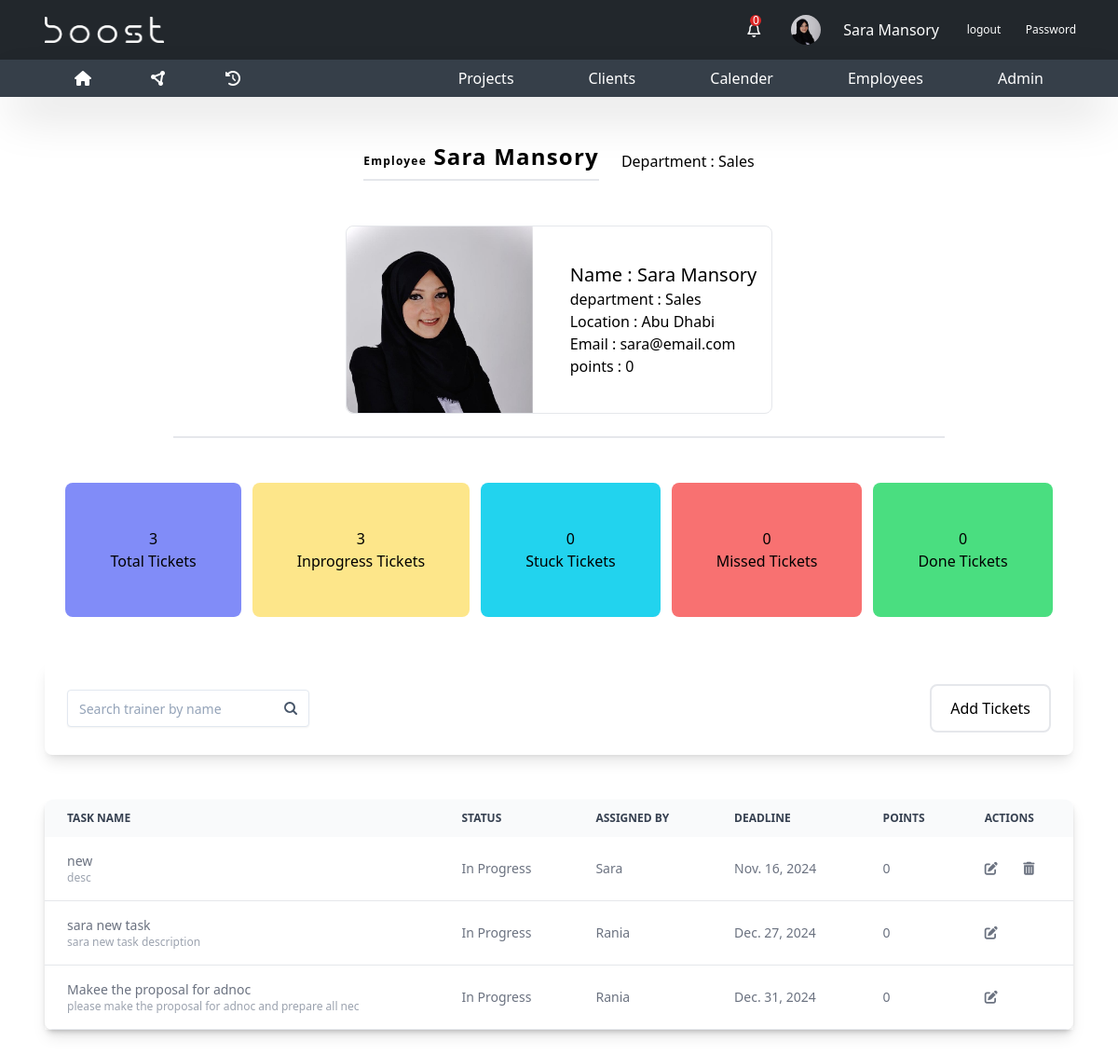
Page /tasks/ (signed in) on the earlier database version.
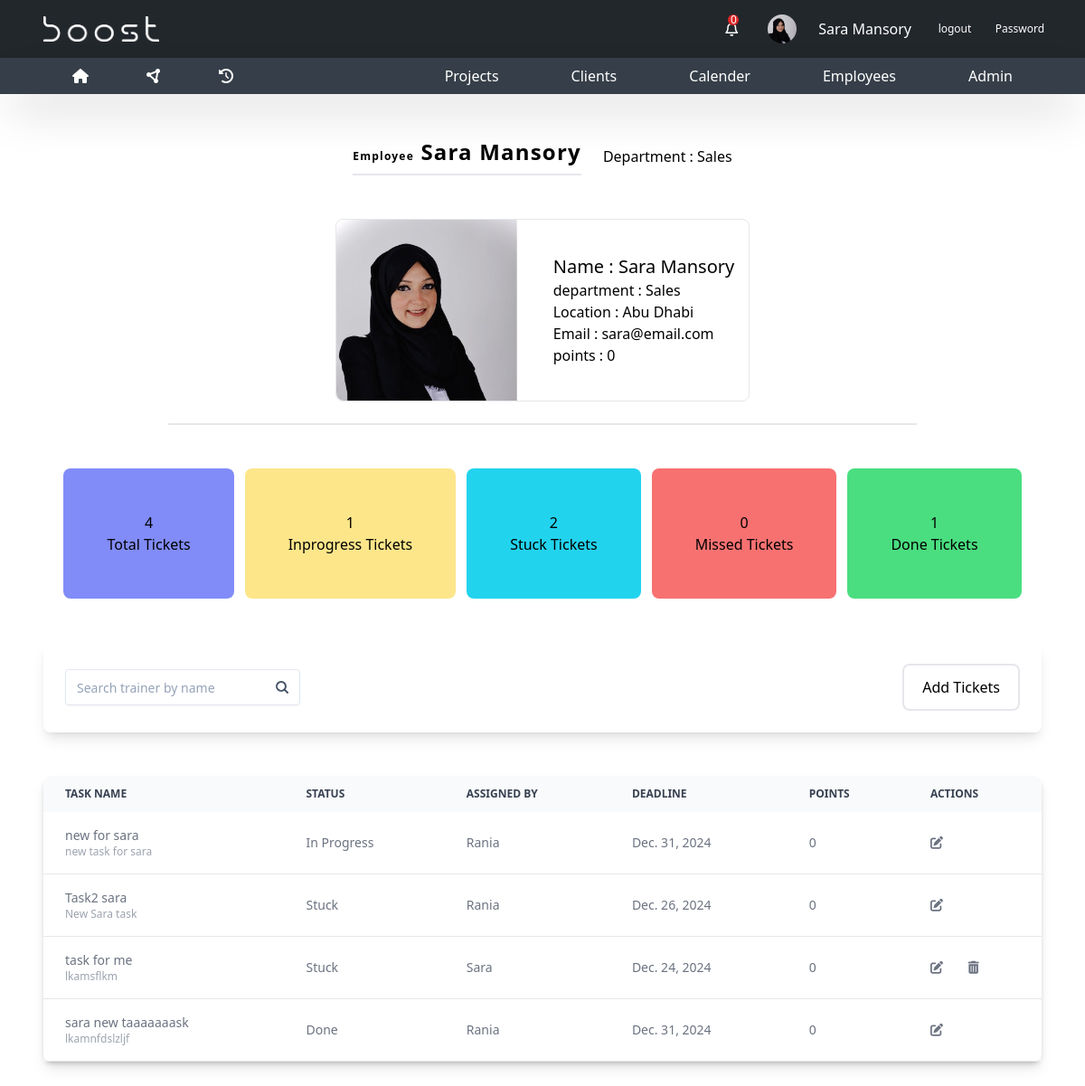
Same page on the later database version.
### base/models.py (models this page shows, shortened)
class Employee(models.Model):
    employee_id = models.AutoField(primary_key=True)
    firstname = models.CharField(max_length=255)
    lastname = models.CharField(max_length=255)
    email = models.EmailField()
    phone = models.CharField(max_length=20)
    department = models.ForeignKey(
        Department, on_delete=models.SET_NULL, null=True)
    manager_role = models.BooleanField(default=False)
    user = models.OneToOneField(
        User, on_delete=models.CASCADE, null=True, default=None)
    employee_photo = models.ImageField(
        upload_to='employee_photos/', default='employee_photos/sara.jpg', null=True, blank=True)
    location = models.CharField(max_length=50, null=True)
    comilative_points=models.CharField(max_length=20,null=True)
    points=models.CharField(max_length=20,default="0")

class Department(models.Model):
    department_id=models.AutoField(primary_key=True)
    department_name=models.CharField(max_length=255)

class Task(models.Model):
    task_id=models.AutoField(primary_key=True)
    task_name=models.CharField(max_length=500)
    description=models.TextField()
    employee=models.ForeignKey(Employee,on_delete=models.CASCADE)
    manager=models.ForeignKey(Manager,on_delete=models.SET_NULL,null=True)
    created_at= models.DateField(auto_now_add=True)
    department=models.ForeignKey(Department,on_delete=models.CASCADE)
    status=models.CharField(max_length=50,choices=Task_Status.choices)
    deadline=models.DateField()
    points=models.CharField(max_length=20,default="0")

class Manager(models.Model):
    manger_id=models.AutoField(primary_key=True)
    deparment= models.ForeignKey(Department,on_delete=models.CASCADE)
    employee=models.ForeignKey(Employee,on_delete=models.CASCADE)

### base/views.py (the view, shortened to what this page needs)
# urls.py: path('tasks/', views.create_own_Task, name='tasks'),
@login_required
def create_own_Task(request):
    employee = get_object_or_404(Employee, user=request.user)
    all_notifications=employee.notifications.all().order_by('-created_at')
    not_read_notifications=employee.notifications.filter(is_read=False).order_by('-created_at')
    employee_tasks=Task.objects.filter(employee=employee.employee_id)
    employee_done=Task.objects.filter(employee=employee.employee_id,status="Done")
    employee_stuck=Task.objects.filter(employee=employee.employee_id,status="Stuck")
    employee_inprogress=Task.objects.filter(employee=employee.employee_id,status="In Progress")
    employee_missed=Task.objects.filter(employee=employee.employee_id,status="Missed")
    manager = Manager.objects.get(employee__employee_id=employee.employee_id)
    stage=request.GET.get('stage')
    if stage == "done":
                employee_tasks=Task.objects.filter(employee=employee.employee_id,status="Done")
    elif stage == "stuck":
                employee_tasks=Task.objects.filter(employee=employee.employee_id,status="Stuck")
    elif stage == "inprogress":
                employee_tasks=Task.objects.filter(employee=employee.employee_id,status="In Progress")
    elif stage == "missed":
                employee_tasks=Task.objects.filter(employee=employee.employee_id,status="Missed")
    context={
        "employee":employee,
        "employee_tasks":employee_tasks,
        "employee_done":employee_done,
        "employee_stuck":employee_stuck,
        "employee_inprogress":employee_inprogress,
        "employee_missed":employee_missed,
        "all_notifications":all_notifications,
        "not_read_notifications":not_read_notifications
    }
    return render(request,'pages/tasks.html',context)

### templates/pages/tasks.html (shortened to what this page needs)
{% extends 'base.html' %}
{% load static %}
{% block content %}
{% include 'parts/navbar.html' %}
<section class="px-12 relative">
    <div class="flex items-center justify-center gap-6 ">
        <h1 class="my-12 text-2xl font-semibold tracking-wider text-center border-b-2 pb-2">
            <span class="text-xs">Employee</span> {{employee.firstname}} {{employee.lastname}} </h1>
        <h2>Department : {{employee.department.department_name}} </h2>
    </div>
    <div class="course-info border-b-2 pb-6 w-3/4 mx-auto flex items-center justify-center">
        <div class="flex items-center justify-center gap-6">
            <div class="flex items-center  rounded-lg justify-center gap-6 border overflow-hidden">
                <div>
                    <img src="{{employee.employee_photo.url}}"  alt="boost" class="rounded-l-lg w-[200px]">
                </div>
                <div class="p-4">
                    <h2 class="text-xl">Name : {{employee.firstname}} {{employee.lastname}}</h2>
                    <p class="">department : {{employee.department.department_name}}</p>
                    <p class="">Location : {{employee.location}}</p>
                    <p class="">Email : {{employee.email}}</p>
                    <p class="">points : {{employee.points}}</p>
                </div>
            </div>
        </div>
    </div>
    <div class="pt-12 flex items-center justify-center gap-3">
        <div id="total_btn" class="total cursor-pointer hover:bg-indigo-500 flex item-center justify-center p-12 flex-col text-center rounded-lg bg-indigo-400">
            <div>{{employee_tasks.count}}</div>
            <a href="{% url 'tasks' %}">Total Tickets</a>
        </div>
        <div class="inprogress flex item-center hover:bg-amber-300 justify-center p-12 flex-col text-center rounded-lg bg-amber-200">
            <div>{{employee_inprogress.count}}</div>
            <a href="{% url 'tasks' %}?stage=inprogress">Inprogress Tickets</a>
        </div>
        <div class="stuck flex item-center hover:bg-cyan-400 justify-center p-12 flex-col text-center rounded-lg bg-cyan-400">
            <div>{{employee_stuck.count}}</div>
            <a href="{% url 'tasks' %}?stage=stuck">Stuck Tickets</a>
        </div>
        <div class="missed flex item-center justify-center p-12 hover:bg-red-500 flex-col text-center rounded-lg bg-red-400">
            <div>{{employee_missed.count}}</div>
            <a href="{% url 'tasks' %}?stage=missed">Missed Tickets</a>
        </div>
        <div class="done flex item-center justify-center p-12 flex-col hover:bg-green-500 text-center rounded-lg bg-green-400">
            <div>{{employee_done.count}}</div>
            <a href="{% url 'tasks' %}?stage=done">Done Tickets</a>
        </div>
    </div>
    <div class="pt-12 mb-12">
       <div class="shadow-lg rounded-lg p-6 flex items-center justify-between">
        <div class="relative">
            <input
            class="bg-white w-full pr-11 h-10 pl-3 py-2 bg-transparent placeholder:text-slate-400 text-slate-700 text-sm border border-slate-200 rounded transition duration-200 ease focus:outline-none focus:border-slate-400 hover:border-slate-400 shadow-sm focus:shadow-md"
            placeholder="Search trainer by name" id="nav_search"
            />
            <button
            class="absolute h-8 w-8 right-1 top-1 my-auto px-2 flex items-center bg-white rounded "
            type="button"
            >
            <svg xmlns="http://www.w3.org/2000/svg" fill="none" viewBox="0 0 24 24" stroke-width="3" stroke="currentColor" class="w-8 h-8 text-slate-600">
                <path stroke-linecap="round" stroke-linejoin="round" d="m21 21-5.197-5.197m0 0A7.5 7.5 0 1 0 5.196 5.196a7.5 7.5 0 0 0 10.607 10.607Z" />
            </svg>
            </button>
        </div>
        <button class="btn-primary mt-0" onclick="show_modal()">
            Add Tickets
        </button>
       </div>
        <div class="mt-12 shadow-lg  " >
            <div class="overflow-x-auto relative shadow-md sm:rounded-lg">
                <div class="overflow-x-auto relative shadow-md sm:rounded-lg">
                <table class="w-full text-sm text-left text-gray-500 dark:text-gray-400">
                    <thead class="text-xs text-gray-700 uppercase bg-gray-50 dark:bg-gray-700 dark:text-gray-400">
                    <tr>
                        <th scope="col" class="py-3 px-6">Task Name</th>
                        <th scope="col" class="py-3 px-6">Status</th>
                        <th scope="col" class="py-3 px-6">Assigned by</th>
                        <th scope="col" class="py-3 px-6">DeadLine</th>
                        <th scope="col" class="py-3 px-6">Points</th>
                        <th scope="col" class="py-3 px-6">Actions</th>
                    </tr>
                    </thead>
                    <tbody>
                        {% for task in employee_tasks  %}
                    <tr class="bg-white border-b dark:bg-gray-800 dark:border-gray-700">
                        <td class="py-4 px-6">
                            <div>{{task.task_name}}</div>
                            <p class="truncate text-xs !text-gray-400">{{task.description}}</p>
                        </td>
                        <td class="py-4 px-6">{{task.status}}</td>
                        <td class="py-4 px-6">{{task.manager.employee.firstname}}</td>
                        <td class="py-4 px-6">{{task.deadline}}</td>
                        <td class="py-4 px-6 ">{{task.points}}</td>
                        <td class="py-4 px-6">
                            <a href="{% url 'tasks'%}update/{{task.task_id}}"class="pr-6"><i class="fa-solid fa-pen-to-square"></i></a>
                            {% if employee.employee_id == task.manager_id %}<a href="{% url 'tasks'%}delete/{{task.task_id}}"><i class="fa-solid fa-trash-can"></i></a>{% endif %}
                        </td>
                    </tr>
                    {% endfor %}
                    </tbody>
                </table>
                </div>
        </div>
    </div>
    </div>
</section>
{% endblock content %}

### templates/base.html (shortened to what this page needs)
{% load static tailwind_tags %}
{% load static %}
<!DOCTYPE html>
<html lang="en">
<head>
    <link rel="stylesheet" href="https://cdnjs.cloudflare.com/ajax/libs/font-awesome/6.6.0/css/all.min.css" />
    {% tailwind_css %}
</head>
<body class="" >
    {% block content %}
    {% endblock content %}
</body>
</html>

### templates/parts/navbar.html (shortened to what this page needs)
{% load static %}
<header class="">
  <div class="bg-[#22272C] px-12 py-2 flex justify-between items-center text-white">
    <div>
      <img src="{% static 'images/boost.png' %}" class="w-32" alt="Logo" />
    </div>
    <div class="flex items-center gap-6 text-white">
        <div class="relative hover:bg-slate-600  cursor-pointer w-6 h-6 flex items-center justify-center p-4 rounded-full" id="nav-profile">
            <i class="fa-regular fa-bell"></i>
            <div class="absolute top-0 left-3 w-3 h-3 text-white bg-red-600 rounded-full flex items-center justify-center text-xs notification-count">{{not_read_notifications.count}}</div>
        </div>
        {% if employee.employee_photo.url %}
        <img
          src="{{ employee.employee_photo.url }}"
          class="w-8 rounded-full cursor-pointer"
          alt="Logo"
        />
        {% endif %}
        <span>{{employee.firstname}} {{employee.lastname}}</span>
        <a class="text-xs hover:bg-slate-600 w-12 h-12 flex items-center justify-center rounded-full" href="{% url 'logout' %}">logout</a>
        <a class="text-xs hover:bg-slate-600 w-12 h-12 flex items-center justify-center rounded-full" href="{% url 'change-password' %}">Password</a>
    </div>
  </div>
  <div class="bg-[#363F49] shadow-2xl px-16 flex gap-20 text-white items-center justify-between">
    <div class="flex gap-8">
      <div class="px-4 py-2 hover:bg-[#22272c] transition-all duration-300 cursor-pointer">
        <a href="{% url 'tasks' %}"><i class="fa-solid fa-house"></i></a>
      </div>
      <div class="px-4 py-2 hover:bg-[#22272c] transition-all duration-300 cursor-pointer">
        <a href="{% url 'home' %}"><i class="fa-solid fa-circle-nodes"></i></a>
      </div>
      <div class="px-4 py-2 hover:bg-[#22272c] transition-all duration-300 cursor-pointer">
        <a href="{% url 'all_tasks' %}">
          <i class="fa-solid fa-clock-rotate-left"></i>
        </a>
      </div>
    </div>
    <ul class="flex gap-12">
      <li class="relative px-4 py-2 hover:bg-[#22272c] transition-all duration-300">
        <a href="{% url 'projects' %}">Projects</a>
      </li>
      <li class="relative px-4 py-2 hover:bg-[#22272c] transition-all duration-300">
        <a href="{% url 'clients' %}">Clients</a>
      </li>
      <li class="relative px-4 py-2 hover:bg-[#22272c] transition-all duration-300">
        <a href="{% url 'courses' %}">Calender</a>
      </li>
      <li class="relative px-4 py-2 hover:bg-[#22272c] transition-all duration-300">
        <a href="{% url 'employees' %}">Employees</a>
      </li>
      <li class="relative px-4 py-2 hover:bg-[#22272c] transition-all duration-300">
        <a href="{% url 'admin:index' %}">Admin</a>
      </li>
    </ul>
  </div>
</header>

Differences in the rows shown:
removed Task: task_name "new", description "desc", status "In Progress", manager.employee.firstname "Sara", deadline "Nov. 16, 2024", points "0"
removed Task: task_name "sara new task", description "sara new task description", status "In Progress", manager.employee.firstname "Rania", deadline "Dec. 27, 2024", points "0"
removed Task: task_name "Makee the proposal for adnoc", description "please make the proposal for adnoc and prepare all nec", status "In Progress", manager.employee.firstname "Rania", deadline "Dec. 31, 2024", points "0"
added Task: task_name "new for sara", description "new task for sara", status "In Progress", manager.employee.firstname "Rania", deadline "Dec. 31, 2024", points "0"
added Task: task_name "Task2 sara", description "New Sara task", status "Stuck", manager.employee.firstname "Rania", deadline "Dec. 26, 2024", points "0"
added Task: task_name "task for me", description "lkamsflkm", status "Stuck", manager.employee.firstname "Sara", deadline "Dec. 24, 2024", points "0"
added Task: task_name "sara new taaaaaaask", description "lkamnfdslzljf", status "Done", manager.employee.firstname "Rania", deadline "Dec. 31, 2024", points "0"
Other differences:
{{ employee_tasks.count }}: "3" → "4"
{{ employee_inprogress.count }}: "3" → "1"
{{ employee_stuck.count }}: "0" → "2"
{{ employee_done.count }}: "0" → "1"
